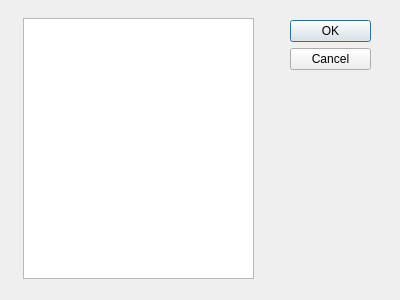
<?xml version="1.0" encoding="UTF-8"?>
<ui version="4.0">
 <class>WidgetProfundidad</class>
 <widget class="QDialog" name="WidgetProfundidad">
  <property name="geometry">
   <rect>
    <x>0</x>
    <y>0</y>
    <width>400</width>
    <height>300</height>
   </rect>
  </property>
  <property name="windowTitle">
   <string>Dialog</string>
  </property>
  <widget class="QDialogButtonBox" name="buttonBox">
   <property name="geometry">
    <rect>
     <x>290</x>
     <y>20</y>
     <width>81</width>
     <height>241</height>
    </rect>
   </property>
   <property name="orientation">
    <enum>Qt::Vertical</enum>
   </property>
   <property name="standardButtons">
    <set>QDialogButtonBox::Cancel|QDialogButtonBox::Ok</set>
   </property>
  </widget>
  <widget class="QPlainTextEdit" name="plainTextEdit">
   <property name="geometry">
    <rect>
     <x>23</x>
     <y>18</y>
     <width>231</width>
     <height>261</height>
    </rect>
   </property>
  </widget>
 </widget>
 <resources/>
 <connections>
  <connection>
   <sender>buttonBox</sender>
   <signal>accepted()</signal>
   <receiver>WidgetProfundidad</receiver>
   <slot>accept()</slot>
   <hints>
    <hint type="sourcelabel">
     <x>248</x>
     <y>254</y>
    </hint>
    <hint type="destinationlabel">
     <x>157</x>
     <y>274</y>
    </hint>
   </hints>
  </connection>
  <connection>
   <sender>buttonBox</sender>
   <signal>rejected()</signal>
   <receiver>WidgetProfundidad</receiver>
   <slot>reject()</slot>
   <hints>
    <hint type="sourcelabel">
     <x>316</x>
     <y>260</y>
    </hint>
    <hint type="destinationlabel">
     <x>286</x>
     <y>274</y>
    </hint>
   </hints>
  </connection>
 </connections>
</ui>
